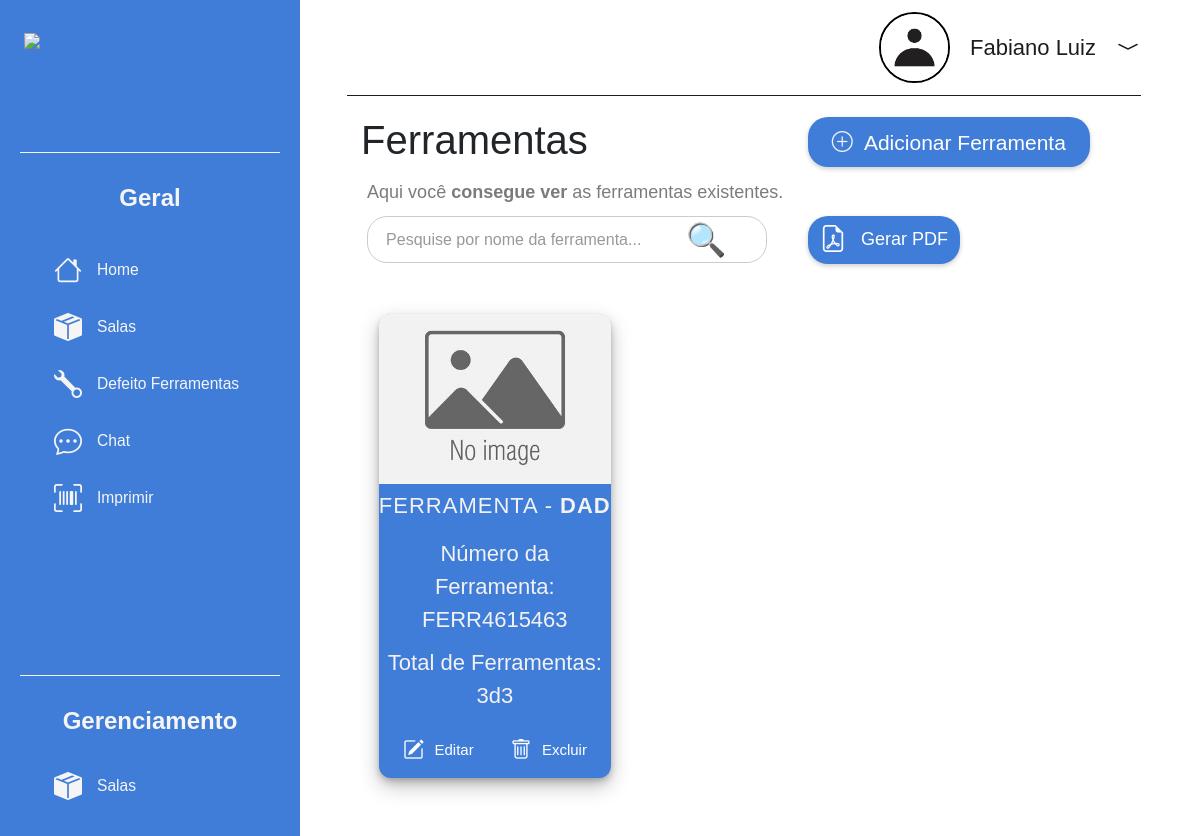
The page /gerenciamento/ferramentas/2 (signed in) on the database as committed earlier.
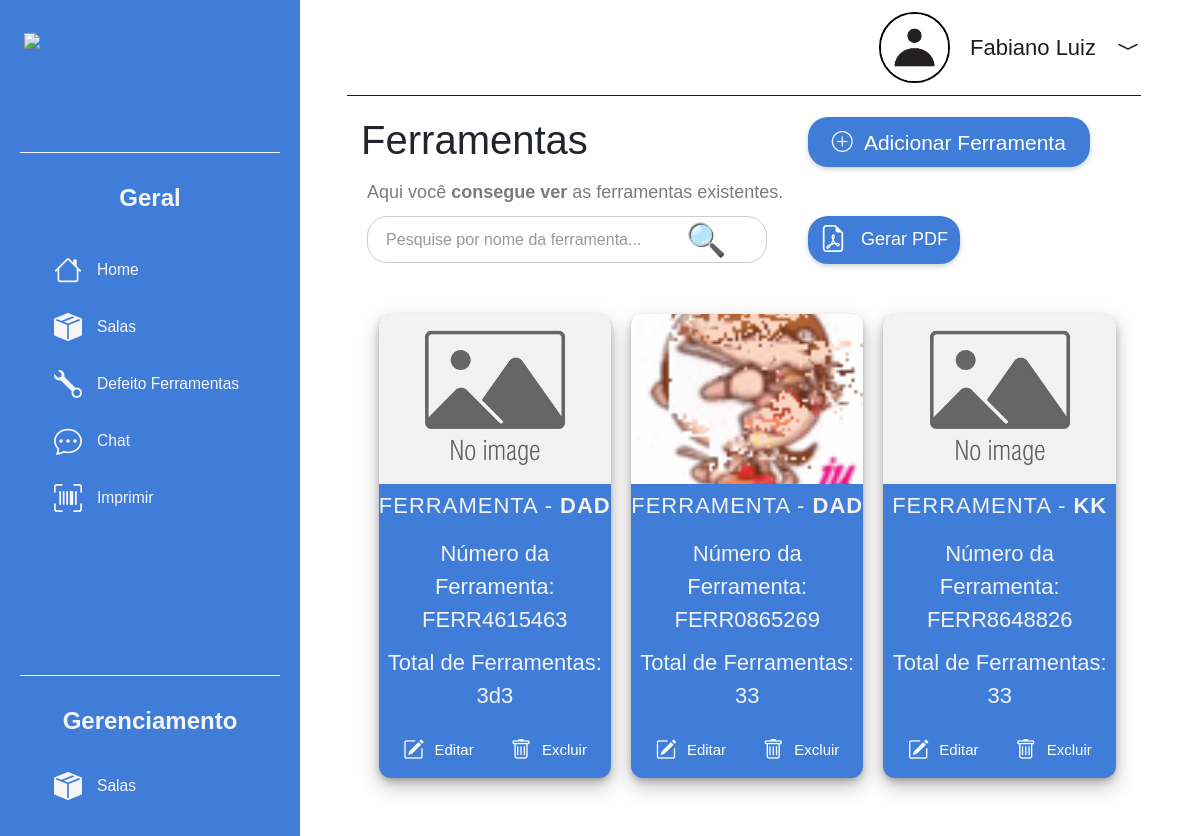
The same page on the database as committed later.
### app/models.py (models this page shows, shortened)
class Ferramentas(db.Model):
    id_ferramentas = db.Column(db.Integer, primary_key=True)
    nome_ferramenta = db.Column(db.String, nullable=False)
    total_ferramenta = db.Column(db.Integer, nullable=False, default=0)
    foto_ferramenta = db.Column(db.String, nullable=True)
    numero = db.Column(db.String, unique=True, nullable=False)
    armario_id = db.Column(db.Integer, db.ForeignKey('armario.id_armario'), nullable=False)  # Corrigido para 'armario'

### app/views.py (the view, shortened to what this page needs)
@app.route('/gerenciamento/ferramentas/<int:armario_id>', methods=['GET', 'POST'])
@login_required
def gerenciamento_ferramentas(armario_id):
    armario = Armario.query.get_or_404(armario_id)
    ferramentas = Ferramentas.query.filter_by(armario_id=armario_id).all()
    form = EditarInformacoesFerramentas()
    return render_template(
        "gerenciamentoFerramentas.html",
        armario=armario,
        ferramentas=ferramentas,
        form=form,
    )

### app/forms.py (shortened to what this page needs)
class EditarInformacoesFerramentas(FlaskForm):
    nome_ferramenta = StringField("Nome das ferramentas", validators=[DataRequired()])
    total_ferramenta = StringField('Quantas ferramentas tem total')
    foto_ferramenta = FileField('Foto do Armario')
    submit = SubmitField('Salvar Alterações')

### app/models.py (called while the page is built)
@login_manager.user_loader
def load_user(user_id):
    return User.query.get(user_id)

    def puxar_nome(self):
        return self.nome

    def obter_foto(self):
        if self.foto:
            return url_for('static', filename='uploads/perfil/' + self.foto)
        else:
            return url_for('static', filename='imgs/defaultPeople.png')

### app/views.py (called while the page is built)
@app.context_processor
def inject_user():
    return dict(current_user=current_user)

### app/templates/gerenciamentoFerramentas.html (shortened to what this page needs)
{% extends 'base.html' %}
{% block content %}
{% include 'navbar.html' %}
<main>
    <div class="container">
        <h1 class="main-title">Ferramentas</h1>
        <article class="btns">
            <a href="javascript:void(0)" id="openPopup">
                <div class="btn-geral">
                    <span class="iconSalas"><i class="bi bi-plus-circle"></i></span>
                    <p class="txt-salas">Adicionar Ferramenta</p>
                </div>
            </a>
        </article>
    </div>
    <p class="desc_txt">Aqui você <strong>consegue ver</strong> as ferramentas existentes.</p>
    <div class="search-container">
        <input type="text" id="searchInput" class="search-input" placeholder="Pesquise por nome da ferramenta..." />
        <span class="search-icon">&#x1F50D;</span>
        <button id="generatePdfButton" class="btn-geral">
            <i class="bi bi-file-earmark-pdf"></i>
            Gerar PDF
        </button>
    </div>
    <div class="wrapper_boxs">
        {% for ferramenta in ferramentas %}
        <div class="box"
             data-ferramenta-id="{{ ferramenta.id }}"
             data-nome="{{ ferramenta.nome_ferramenta }}"
             data-numero="{{ ferramenta.numero }}"
             data-total="{{ ferramenta.total_ferramenta }}"
             data-foto="{{ url_for('serve_ferramentas_file', filename=ferramenta.foto_ferramenta) if ferramenta.foto_ferramenta else url_for('static', filename='imgs/defaultImage.jpg') }}">
            <div class="group">
                <img class="image"
                    src="{{ url_for('serve_ferramentas_file', filename=ferramenta.foto_ferramenta) if ferramenta.foto_ferramenta else url_for('static', filename='imgs/defaultImage.jpg') }}" />
                <div class="txts_wrapper">
                    <p class="text-wrapper">
                        Ferramenta - <span class="bold-search">{{ ferramenta.nome_ferramenta }}</span>
                    </p>
                    <p class="tool-number">
                        Número da Ferramenta:
                        <span>{{ ferramenta.numero }}</span>
                    </p>
                    <p class="total-de-armarios">
                        Total de Ferramentas:<br />
                        <span>{{ ferramenta.total_ferramenta }}</span>
                    </p>
                    <div class="action-buttons">
                        <a href="#" class="edit-btn">
                            <i class="bi bi-pencil-square"></i> Editar
                        </a>
                        <a href="#" class="delete-btn" data-ferramenta-id="{{ ferramenta.id }}">
                            <i class="bi bi-trash"></i> Excluir
                        </a>
                    </div>
                </div>
            </div>
        </div>
        {% endfor %}
    </div>
</main>
{% endblock %}

Rows that differ between the two databases and show on the page:
added Ferramentas: foto_ferramenta (picture), nome_ferramenta "DAD", numero "FERR0865269", total_ferramenta "33"
added Ferramentas: nome_ferramenta "KK", numero "FERR8648826", total_ferramenta "33"
